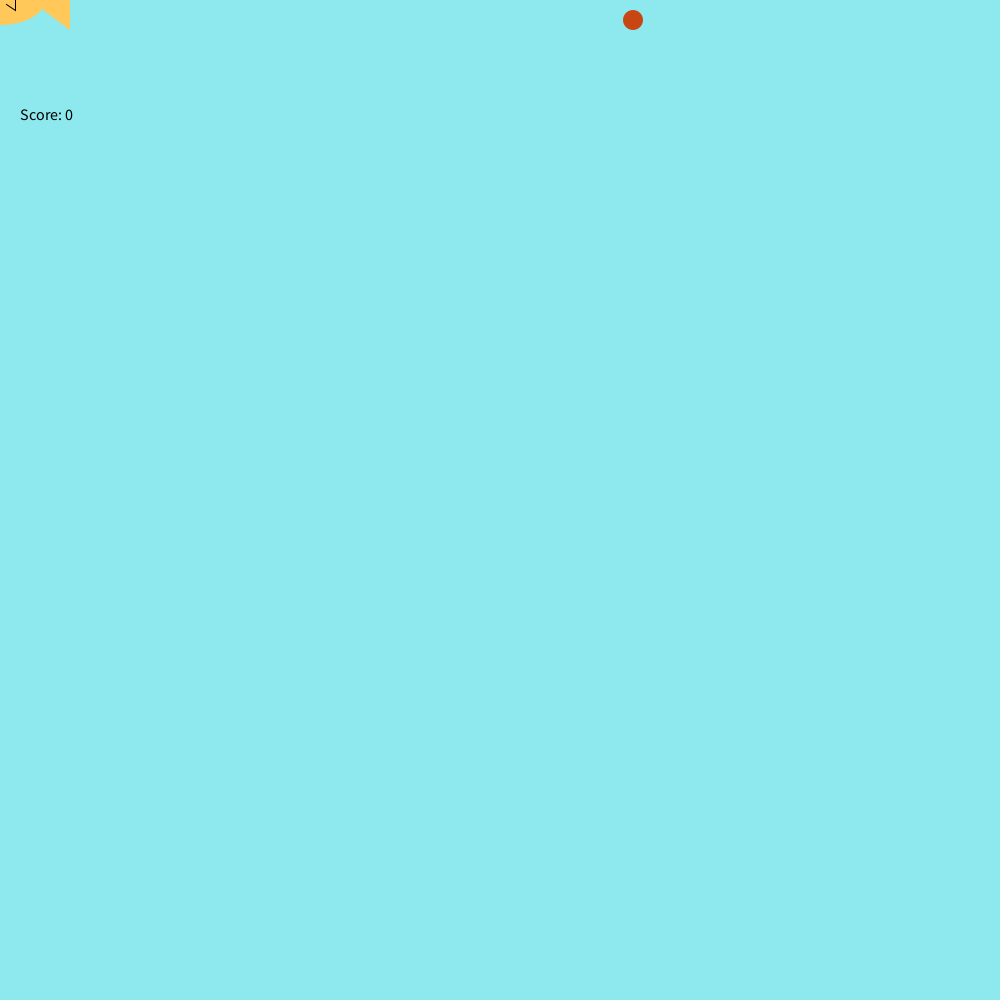
Frame 1 (no input)
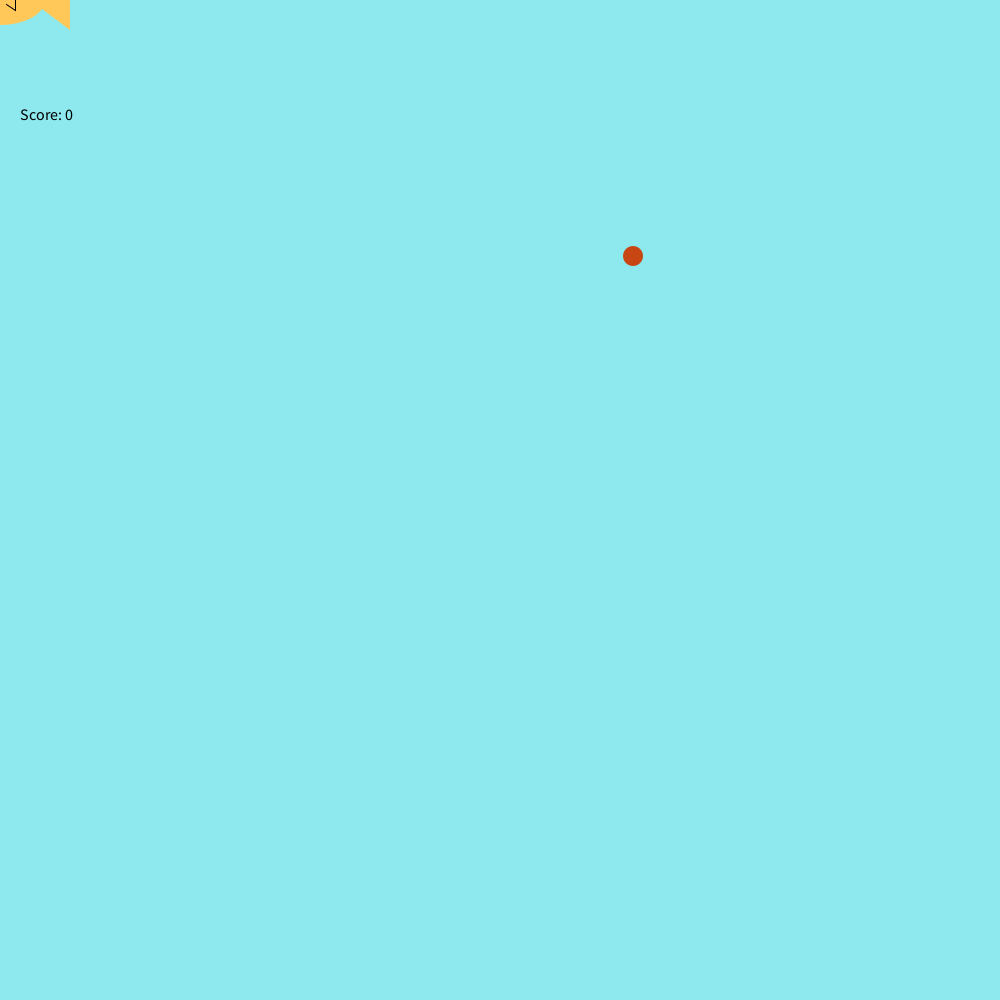
Frame 60 (the mouse pressed at the canvas centre just before this capture)
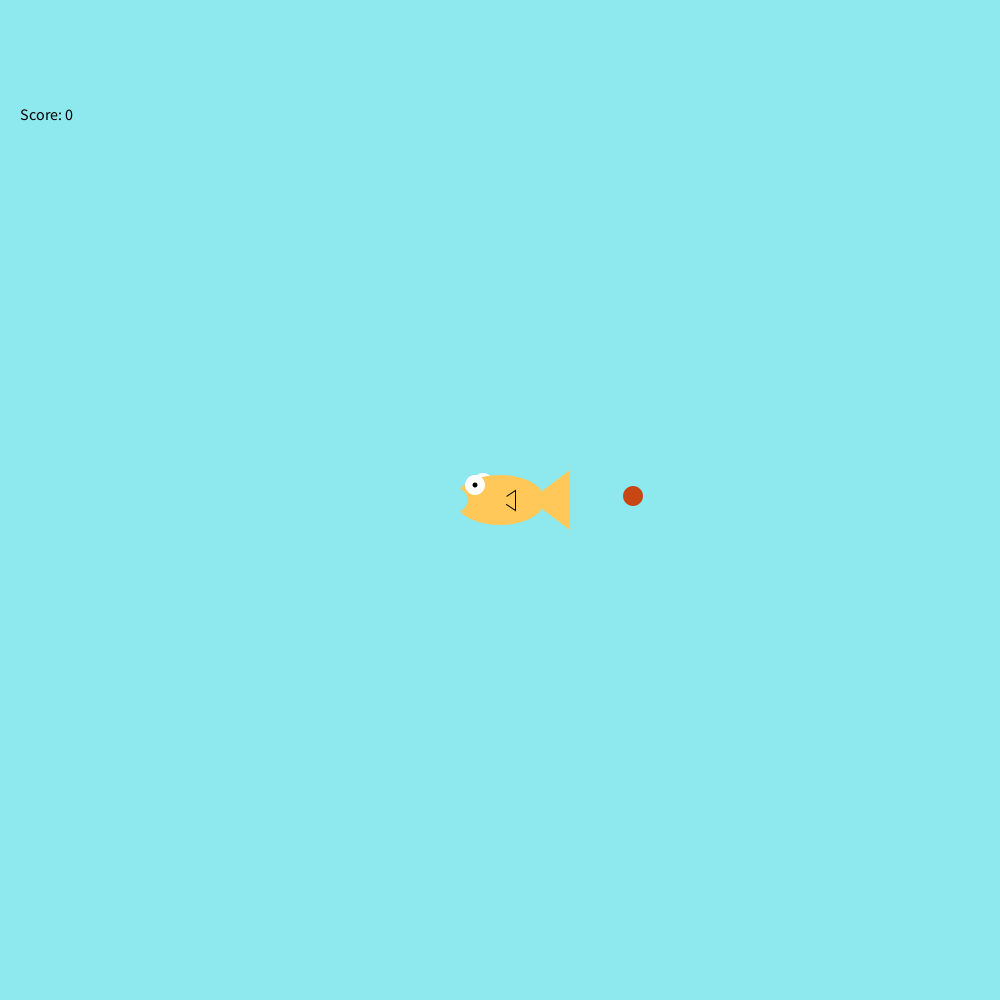
Frame 120 (the mouse held since frame 60 and released just before this capture)

The Processing sketch that drew these frames (run headless with seeded random() and noise(); from frame 60 on, the mouse is pressed at the canvas centre):

// Processing sketch: sketch_181121a
// ── sketch_181121a.pde
int score=0;
int foodX=100;
int foodY=20;
void draw(){
background(141,233,237);
fill(0,0,0);
text("Score: " + score, 20, 120);
fill(200,70,20);
noStroke();
ellipse(foodX,foodY,20,20);
drawFish();
checkCatch(foodX,foodY);
foodY+=4;
}


void setup(){
size(1000,1000);
foodX = (int) random(width-20);
fill(0, 0, 0);
textSize(16);

}
void checkCatch(int x, int y){
     if(x > mouseX && x < mouseX+70){
          if(y > mouseY-17 && y < mouseY+30){
               score++;
               println(score);
               foodY = 20; //if the food was eaten, make more food fall from the top
               foodX = (int) random(width-20);
          }
     }
     else if (foodY > height && score > 0){
          score--;
     }
}
void drawFish(){
     noStroke();
     fill(255,255,255);
     ellipse(mouseX-17,mouseY-17,20,20); //back side eye
     fill(255,200,88);
     ellipse(mouseX,mouseY,90,50); //body
     triangle(mouseX+30,mouseY,mouseX+70,mouseY+30,mouseX+70,mouseY-30); //tail
     stroke(0);
     triangle(mouseX,mouseY,mouseX+15,mouseY+10,mouseX+15,mouseY-10); //side fin
     noStroke();
     fill(255,200,88);
     ellipse(mouseX,mouseY,15,15); //side fin cover
     noStroke();
     fill(255,255,255);
     ellipse(mouseX-25,mouseY-15,20,20); //front eye
     fill(0,0,0);
     ellipse(mouseX-25,mouseY-15,5,5); //pupil
     fill(141,233,237);
     ellipse(mouseX-45,mouseY,25,25); //mouth
}
